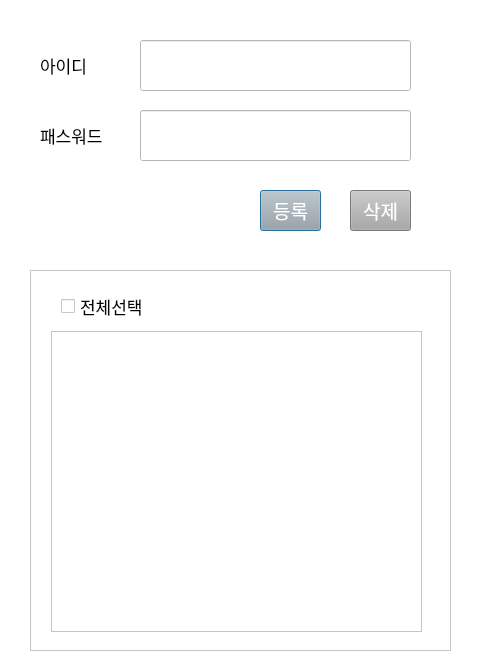
<?xml version="1.0" encoding="UTF-8"?>
<ui version="4.0">
 <class>Dialog</class>
 <widget class="QDialog" name="Dialog">
  <property name="geometry">
   <rect>
    <x>0</x>
    <y>0</y>
    <width>480</width>
    <height>670</height>
   </rect>
  </property>
  <property name="windowTitle">
   <string>Dialog</string>
  </property>
  <property name="styleSheet">
   <string notr="true">background-color: rgb(255, 255, 255);</string>
  </property>
  <widget class="QLabel" name="label_2">
   <property name="geometry">
    <rect>
     <x>40</x>
     <y>50</y>
     <width>81</width>
     <height>31</height>
    </rect>
   </property>
   <property name="styleSheet">
    <string notr="true">font-size:13pt;</string>
   </property>
   <property name="text">
    <string>아이디</string>
   </property>
  </widget>
  <widget class="QLineEdit" name="insta_id">
   <property name="geometry">
    <rect>
     <x>140</x>
     <y>40</y>
     <width>271</width>
     <height>51</height>
    </rect>
   </property>
   <property name="styleSheet">
    <string notr="true">font-size:14pt; color:rgb(123, 123, 123)</string>
   </property>
  </widget>
  <widget class="QLineEdit" name="insta_pw">
   <property name="geometry">
    <rect>
     <x>140</x>
     <y>110</y>
     <width>271</width>
     <height>51</height>
    </rect>
   </property>
   <property name="styleSheet">
    <string notr="true">font-size:14pt; color:rgb(123, 123, 123)</string>
   </property>
   <property name="text">
    <string/>
   </property>
  </widget>
  <widget class="QLabel" name="label_3">
   <property name="geometry">
    <rect>
     <x>40</x>
     <y>120</y>
     <width>91</width>
     <height>31</height>
    </rect>
   </property>
   <property name="styleSheet">
    <string notr="true">font-size:13pt;</string>
   </property>
   <property name="text">
    <string>패스워드</string>
   </property>
  </widget>
  <widget class="QPushButton" name="insta_login_btn">
   <property name="geometry">
    <rect>
     <x>260</x>
     <y>190</y>
     <width>61</width>
     <height>41</height>
    </rect>
   </property>
   <property name="styleSheet">
    <string notr="true">background-color: rgb(167, 168, 167); font-size:14pt; color:rgb(255, 255, 255)</string>
   </property>
   <property name="text">
    <string>등록</string>
   </property>
  </widget>
  <widget class="QPushButton" name="insta_id_delete_btn">
   <property name="geometry">
    <rect>
     <x>350</x>
     <y>190</y>
     <width>61</width>
     <height>41</height>
    </rect>
   </property>
   <property name="styleSheet">
    <string notr="true">background-color: rgb(167, 168, 167); font-size:14pt; color:rgb(255, 255, 255)</string>
   </property>
   <property name="text">
    <string>삭제</string>
   </property>
  </widget>
  <widget class="QScrollArea" name="box_insta_bot_information">
   <property name="geometry">
    <rect>
     <x>30</x>
     <y>270</y>
     <width>421</width>
     <height>381</height>
    </rect>
   </property>
   <property name="widgetResizable">
    <bool>true</bool>
   </property>
   <widget class="QWidget" name="scrollAreaWidgetContents">
    <property name="geometry">
     <rect>
      <x>0</x>
      <y>0</y>
      <width>419</width>
      <height>379</height>
     </rect>
    </property>
    <widget class="QCheckBox" name="checkBox">
     <property name="geometry">
      <rect>
       <x>30</x>
       <y>20</y>
       <width>141</width>
       <height>31</height>
      </rect>
     </property>
     <property name="styleSheet">
      <string notr="true">font-size:13pt;</string>
     </property>
     <property name="text">
      <string>전체선택</string>
     </property>
    </widget>
    <widget class="QListView" name="list_insta_id">
     <property name="geometry">
      <rect>
       <x>20</x>
       <y>60</y>
       <width>371</width>
       <height>301</height>
      </rect>
     </property>
    </widget>
   </widget>
  </widget>
  <zorder>box_insta_bot_information</zorder>
  <zorder>label_2</zorder>
  <zorder>insta_id</zorder>
  <zorder>insta_pw</zorder>
  <zorder>label_3</zorder>
  <zorder>insta_login_btn</zorder>
  <zorder>insta_id_delete_btn</zorder>
 </widget>
 <resources/>
 <connections/>
</ui>
